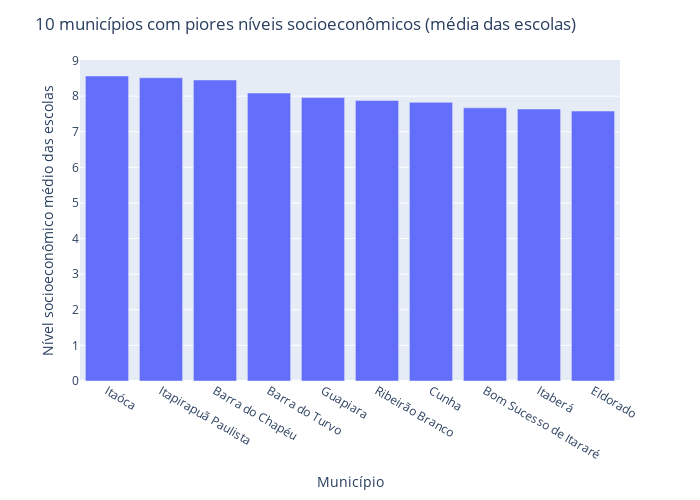

The cell this chart's notebook holds for it:
### Code cell
fig = px.bar(df1,
             x='name', y="nivel_socio_economico", height=500, width=700,
             barmode='stack', labels={"name": "Nome", 'nivel_socio_economico':"Nível socioeconômico "})
fig.update_layout(title = '10 municípios com piores níveis socioeconômicos (média das escolas)')
fig.update_xaxes(title = 'Município')
fig.update_yaxes(title = 'Nível socioeconômico médio das escolas')
fig.show()

### Figure 1 — Plotly figure (JSON) as saved in the notebook; plotly's stock layout.template omitted (floating-point values rounded to 4 significant figures)
{"data": [{"alignmentgroup": "True", "hovertemplate": "Nome=%{x}<br>Nível socioeconômico =%{y}<extra></extra>", "legendgroup": "", "marker": {"color": "#636efa", "pattern": {"shape": ""}}, "name": "", "offsetgroup": "", "orientation": "v", "showlegend": false, "textposition": "auto", "type": "bar", "x": ["Itaóca", "Itapirapuã Paulista", "Barra do Chapéu", "Barra do Turvo", "Guapiara", "Ribeirão Branco", "Cunha", "Bom Sucesso de Itararé", "Itaberá", "Eldorado"], "xaxis": "x", "y": [8.563, 8.515, 8.453, 8.085, 7.959, 7.875, 7.825, 7.67, 7.638, 7.58], "yaxis": "y"}], "layout": {"barmode": "stack", "height": 500, "legend": {"tracegroupgap": 0}, "margin": {"t": 60}, "title": {"text": "10 municípios com piores níveis socioeconômicos (média das escolas)"}, "width": 700, "xaxis": {"anchor": "y", "domain": [0, 1], "title": {"text": "Município"}}, "yaxis": {"anchor": "x", "domain": [0, 1], "title": {"text": "Nível socioeconômico médio das escolas"}}}}
